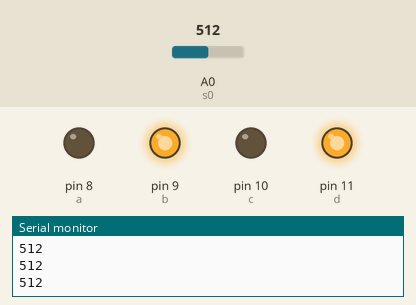
A sketch run on a simulated Arduino Uno, built with avr-gcc and run on an emulated ATmega328P. Parts: output pins drawn as LEDs (lit = HIGH), the last lines printed to the serial monitor. The test bench sets the inputs (shaded band); at power-on: A0 (s0) = 512.

Above: at 1.2 s.
1.3 s: A0 (s0) set to 582
2.8 s: A0 (s0) set to 615
At 3.4 s:
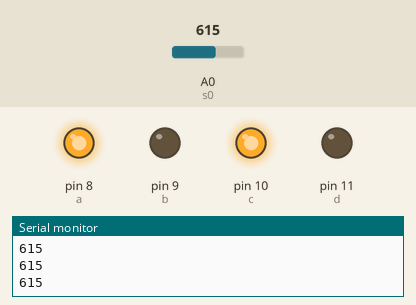
4.3 s: A0 (s0) set to 590
At 5.5 s:
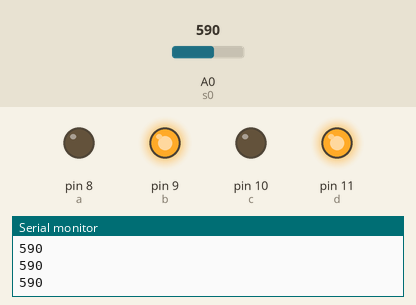
5.8 s: A0 (s0) set to 610
At 6.9 s:
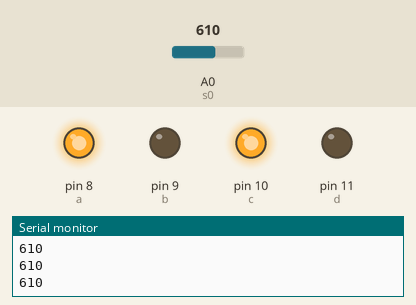
Timing chart, 0 to 8.3 s (numbered marks = the images above; inputs shaded):
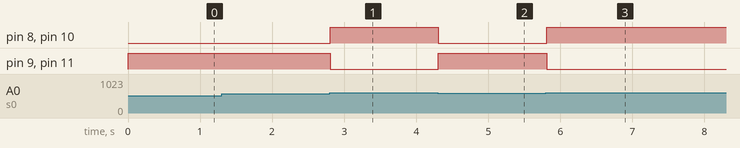

The sketch:

IR_sensor_controlled_Motor.ino
```cpp
int a=8, b=9, c=10, d=11; //Digital pin for motors
int s0=A0; //Analog pin for IR sensors
int p=0, q=0, r=0; //reading stored for sensors
void setup()
{
Serial.begin(9600);
pinMode(a,OUTPUT);
pinMode(b,OUTPUT);
pinMode(c,OUTPUT);
pinMode(d,OUTPUT);
pinMode(s0,INPUT);
}
void loop()
{
p =analogRead(s0);
Serial.println(p);
if(p>600)
{
digitalWrite(a,HIGH);
digitalWrite(b,LOW);
digitalWrite(c,HIGH);
digitalWrite(d,LOW);
}
else if(p<=600)
{
digitalWrite(a,LOW);
digitalWrite(b,HIGH);
digitalWrite(c,LOW);
digitalWrite(d,HIGH);
}
}
```

Measured:
- the behaviour switches between 600 and 601 on A0 (s0) (found by bisection; images 0 and 1)
- after the input at 2.8 s, pin 8 (a), pin 10 (c): LOW → HIGH at once; pin 9 (b), pin 11 (d): HIGH → LOW at once
- after the input at 4.3 s, pin 8 (a), pin 10 (c): HIGH → LOW at once; pin 9 (b), pin 11 (d): LOW → HIGH at once
- after the input at 5.8 s, pin 8 (a), pin 10 (c): LOW → HIGH at once; pin 9 (b), pin 11 (d): HIGH → LOW at once
